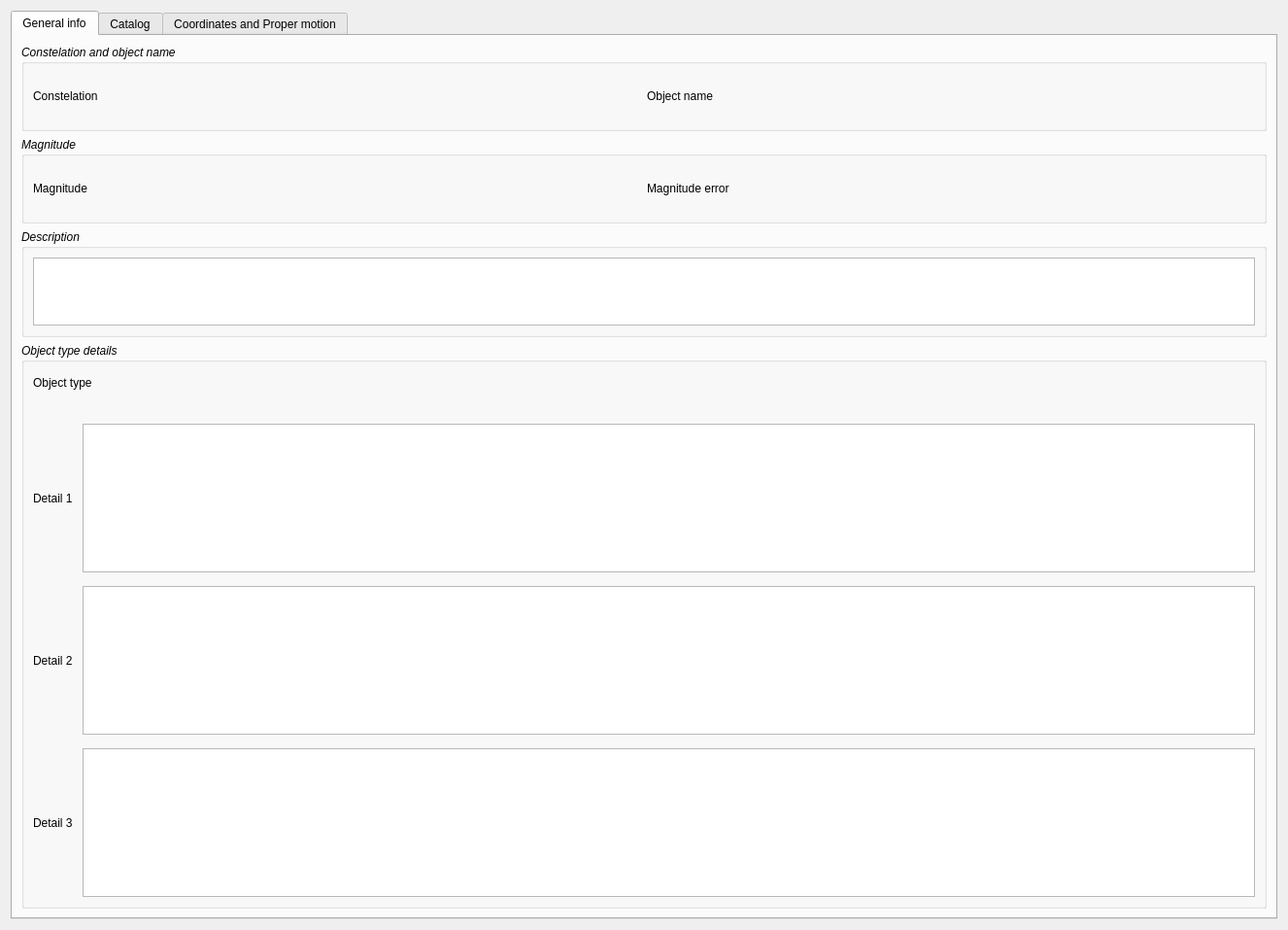
<?xml version="1.0" encoding="UTF-8"?>
<ui version="4.0">
 <class>tlinsWAstroDatabaseObject</class>
 <widget class="QWidget" name="tlinsWAstroDatabaseObject">
  <property name="geometry">
   <rect>
    <x>0</x>
    <y>0</y>
    <width>1326</width>
    <height>957</height>
   </rect>
  </property>
  <property name="sizePolicy">
   <sizepolicy hsizetype="MinimumExpanding" vsizetype="MinimumExpanding">
    <horstretch>0</horstretch>
    <verstretch>0</verstretch>
   </sizepolicy>
  </property>
  <property name="minimumSize">
   <size>
    <width>655</width>
    <height>530</height>
   </size>
  </property>
  <property name="maximumSize">
   <size>
    <width>16777215</width>
    <height>16777215</height>
   </size>
  </property>
  <property name="windowTitle">
   <string>Form</string>
  </property>
  <layout class="QFormLayout" name="formLayout_4">
   <item row="0" column="0" colspan="2">
    <widget class="QTabWidget" name="tabWidget">
     <property name="sizePolicy">
      <sizepolicy hsizetype="MinimumExpanding" vsizetype="MinimumExpanding">
       <horstretch>0</horstretch>
       <verstretch>0</verstretch>
      </sizepolicy>
     </property>
     <property name="minimumSize">
      <size>
       <width>655</width>
       <height>530</height>
      </size>
     </property>
     <property name="maximumSize">
      <size>
       <width>16777215</width>
       <height>16777215</height>
      </size>
     </property>
     <property name="sizeIncrement">
      <size>
       <width>0</width>
       <height>0</height>
      </size>
     </property>
     <property name="tabPosition">
      <enum>QTabWidget::North</enum>
     </property>
     <property name="tabShape">
      <enum>QTabWidget::Rounded</enum>
     </property>
     <property name="currentIndex">
      <number>0</number>
     </property>
     <property name="usesScrollButtons">
      <bool>true</bool>
     </property>
     <widget class="QWidget" name="tabGeneralInfo">
      <attribute name="title">
       <string>General info</string>
      </attribute>
      <layout class="QVBoxLayout" name="verticalLayout">
       <item>
        <widget class="QGroupBox" name="groupBox_3">
         <property name="font">
          <font>
           <weight>50</weight>
           <italic>true</italic>
           <bold>false</bold>
          </font>
         </property>
         <property name="title">
          <string>Constelation and object name</string>
         </property>
         <layout class="QGridLayout" name="gridLayout_12">
          <item row="0" column="0">
           <layout class="QGridLayout" name="gridLayout_11">
            <item row="0" column="0">
             <widget class="QLabel" name="label_18">
              <property name="font">
               <font>
                <weight>50</weight>
                <italic>false</italic>
                <bold>false</bold>
               </font>
              </property>
              <property name="text">
               <string>Constelation</string>
              </property>
             </widget>
            </item>
            <item row="0" column="1">
             <widget class="tlinsWConstelation" name="objConstelation" native="true">
              <property name="minimumSize">
               <size>
                <width>0</width>
                <height>48</height>
               </size>
              </property>
             </widget>
            </item>
            <item row="0" column="2">
             <widget class="QLabel" name="label_20">
              <property name="font">
               <font>
                <weight>50</weight>
                <italic>false</italic>
                <bold>false</bold>
               </font>
              </property>
              <property name="text">
               <string>Object name</string>
              </property>
             </widget>
            </item>
            <item row="0" column="3">
             <widget class="tlinsWObjectName" name="objName" native="true">
              <property name="minimumSize">
               <size>
                <width>0</width>
                <height>48</height>
               </size>
              </property>
             </widget>
            </item>
           </layout>
          </item>
         </layout>
        </widget>
       </item>
       <item>
        <widget class="QGroupBox" name="groupBox_4">
         <property name="font">
          <font>
           <italic>true</italic>
          </font>
         </property>
         <property name="title">
          <string>Magnitude</string>
         </property>
         <layout class="QGridLayout" name="gridLayout_7">
          <item row="0" column="0">
           <layout class="QGridLayout" name="gridLayout_13">
            <item row="0" column="2">
             <widget class="QLabel" name="label_21">
              <property name="font">
               <font>
                <weight>50</weight>
                <italic>false</italic>
                <bold>false</bold>
               </font>
              </property>
              <property name="text">
               <string>Magnitude error</string>
              </property>
             </widget>
            </item>
            <item row="0" column="0">
             <widget class="QLabel" name="label_19">
              <property name="font">
               <font>
                <italic>false</italic>
               </font>
              </property>
              <property name="text">
               <string>Magnitude</string>
              </property>
             </widget>
            </item>
            <item row="0" column="1">
             <widget class="tlinsWDecimalValue" name="magnitude" native="true">
              <property name="minimumSize">
               <size>
                <width>0</width>
                <height>48</height>
               </size>
              </property>
             </widget>
            </item>
            <item row="0" column="3">
             <widget class="tlinsWDecimalValue" name="magnitudeError" native="true">
              <property name="minimumSize">
               <size>
                <width>0</width>
                <height>48</height>
               </size>
              </property>
             </widget>
            </item>
           </layout>
          </item>
         </layout>
        </widget>
       </item>
       <item>
        <widget class="QGroupBox" name="gbDescription">
         <property name="font">
          <font>
           <italic>true</italic>
          </font>
         </property>
         <property name="title">
          <string>Description</string>
         </property>
         <layout class="QGridLayout" name="gridLayout_14">
          <item row="0" column="0">
           <widget class="QTextEdit" name="description"/>
          </item>
         </layout>
        </widget>
       </item>
       <item>
        <widget class="QGroupBox" name="gbObjectType">
         <property name="minimumSize">
          <size>
           <width>0</width>
           <height>95</height>
          </size>
         </property>
         <property name="font">
          <font>
           <italic>true</italic>
          </font>
         </property>
         <property name="title">
          <string>Object type details</string>
         </property>
         <layout class="QFormLayout" name="formLayout_5">
          <item row="0" column="0" colspan="2">
           <layout class="QFormLayout" name="formLayout_6">
            <item row="0" column="0">
             <widget class="QLabel" name="label_23">
              <property name="font">
               <font>
                <italic>false</italic>
               </font>
              </property>
              <property name="text">
               <string>Object type</string>
              </property>
             </widget>
            </item>
            <item row="0" column="1">
             <widget class="tlinsWAstroObjectType" name="objType" native="true">
              <property name="sizePolicy">
               <sizepolicy hsizetype="Expanding" vsizetype="Minimum">
                <horstretch>0</horstretch>
                <verstretch>0</verstretch>
               </sizepolicy>
              </property>
              <property name="minimumSize">
               <size>
                <width>310</width>
                <height>48</height>
               </size>
              </property>
              <property name="maximumSize">
               <size>
                <width>16777215</width>
                <height>35</height>
               </size>
              </property>
             </widget>
            </item>
           </layout>
          </item>
          <item row="1" column="0" colspan="2">
           <layout class="QGridLayout" name="gridLayout_17">
            <item row="0" column="0">
             <widget class="QLabel" name="label">
              <property name="minimumSize">
               <size>
                <width>45</width>
                <height>45</height>
               </size>
              </property>
              <property name="maximumSize">
               <size>
                <width>45</width>
                <height>45</height>
               </size>
              </property>
              <property name="font">
               <font>
                <italic>false</italic>
               </font>
              </property>
              <property name="text">
               <string>Detail 1</string>
              </property>
             </widget>
            </item>
            <item row="0" column="1">
             <widget class="QTextEdit" name="objectTypeDetails1">
              <property name="sizePolicy">
               <sizepolicy hsizetype="Expanding" vsizetype="MinimumExpanding">
                <horstretch>0</horstretch>
                <verstretch>0</verstretch>
               </sizepolicy>
              </property>
              <property name="minimumSize">
               <size>
                <width>0</width>
                <height>48</height>
               </size>
              </property>
              <property name="maximumSize">
               <size>
                <width>16777215</width>
                <height>16777215</height>
               </size>
              </property>
             </widget>
            </item>
           </layout>
          </item>
          <item row="3" column="0" colspan="2">
           <layout class="QGridLayout" name="gridLayout_18">
            <item row="0" column="1">
             <widget class="QTextEdit" name="objectTypeDetails2">
              <property name="sizePolicy">
               <sizepolicy hsizetype="Expanding" vsizetype="MinimumExpanding">
                <horstretch>0</horstretch>
                <verstretch>0</verstretch>
               </sizepolicy>
              </property>
              <property name="minimumSize">
               <size>
                <width>0</width>
                <height>48</height>
               </size>
              </property>
              <property name="maximumSize">
               <size>
                <width>16777215</width>
                <height>16777215</height>
               </size>
              </property>
             </widget>
            </item>
            <item row="0" column="0">
             <widget class="QLabel" name="label_2">
              <property name="minimumSize">
               <size>
                <width>45</width>
                <height>45</height>
               </size>
              </property>
              <property name="maximumSize">
               <size>
                <width>45</width>
                <height>45</height>
               </size>
              </property>
              <property name="font">
               <font>
                <italic>false</italic>
               </font>
              </property>
              <property name="text">
               <string>Detail 2 </string>
              </property>
             </widget>
            </item>
           </layout>
          </item>
          <item row="5" column="0" colspan="2">
           <layout class="QGridLayout" name="gridLayout_19">
            <item row="0" column="0">
             <widget class="QLabel" name="label_3">
              <property name="minimumSize">
               <size>
                <width>45</width>
                <height>45</height>
               </size>
              </property>
              <property name="maximumSize">
               <size>
                <width>45</width>
                <height>45</height>
               </size>
              </property>
              <property name="font">
               <font>
                <italic>false</italic>
               </font>
              </property>
              <property name="text">
               <string>Detail 3</string>
              </property>
             </widget>
            </item>
            <item row="0" column="1">
             <widget class="QTextEdit" name="objectTypeDetails3">
              <property name="sizePolicy">
               <sizepolicy hsizetype="Expanding" vsizetype="MinimumExpanding">
                <horstretch>0</horstretch>
                <verstretch>0</verstretch>
               </sizepolicy>
              </property>
              <property name="minimumSize">
               <size>
                <width>0</width>
                <height>48</height>
               </size>
              </property>
              <property name="maximumSize">
               <size>
                <width>16777215</width>
                <height>16777215</height>
               </size>
              </property>
             </widget>
            </item>
           </layout>
          </item>
          <item row="2" column="0">
           <spacer name="verticalSpacer">
            <property name="orientation">
             <enum>Qt::Vertical</enum>
            </property>
            <property name="sizeHint" stdset="0">
             <size>
              <width>20</width>
              <height>40</height>
             </size>
            </property>
           </spacer>
          </item>
          <item row="4" column="0">
           <spacer name="verticalSpacer_2">
            <property name="orientation">
             <enum>Qt::Vertical</enum>
            </property>
            <property name="sizeHint" stdset="0">
             <size>
              <width>20</width>
              <height>40</height>
             </size>
            </property>
           </spacer>
          </item>
         </layout>
        </widget>
       </item>
      </layout>
     </widget>
     <widget class="QWidget" name="tabCatalog">
      <attribute name="title">
       <string>Catalog</string>
      </attribute>
      <layout class="QGridLayout" name="gridLayout_10">
       <property name="leftMargin">
        <number>5</number>
       </property>
       <property name="topMargin">
        <number>5</number>
       </property>
       <property name="rightMargin">
        <number>5</number>
       </property>
       <property name="bottomMargin">
        <number>20</number>
       </property>
       <item row="0" column="0">
        <layout class="QGridLayout" name="gridLayout_3">
         <property name="topMargin">
          <number>6</number>
         </property>
         <property name="rightMargin">
          <number>8</number>
         </property>
         <property name="bottomMargin">
          <number>6</number>
         </property>
         <property name="horizontalSpacing">
          <number>6</number>
         </property>
         <property name="verticalSpacing">
          <number>0</number>
         </property>
         <item row="0" column="0">
          <widget class="QLabel" name="label_16">
           <property name="text">
            <string>Catalog</string>
           </property>
          </widget>
         </item>
         <item row="0" column="1">
          <widget class="tlinsWAstroCatalog" name="catalogID" native="true">
           <property name="minimumSize">
            <size>
             <width>310</width>
             <height>48</height>
            </size>
           </property>
           <property name="maximumSize">
            <size>
             <width>310</width>
             <height>16777215</height>
            </size>
           </property>
          </widget>
         </item>
         <item row="1" column="1">
          <widget class="tlinsWCatalogObjectType" name="objCatalogObjectId" native="true">
           <property name="minimumSize">
            <size>
             <width>0</width>
             <height>48</height>
            </size>
           </property>
           <property name="maximumSize">
            <size>
             <width>16777215</width>
             <height>16777215</height>
            </size>
           </property>
          </widget>
         </item>
         <item row="1" column="0">
          <widget class="QLabel" name="label_17">
           <property name="text">
            <string>Object catalog ID</string>
           </property>
          </widget>
         </item>
        </layout>
       </item>
       <item row="1" column="0">
        <widget class="QGroupBox" name="groupBox_2">
         <property name="sizePolicy">
          <sizepolicy hsizetype="Preferred" vsizetype="Expanding">
           <horstretch>0</horstretch>
           <verstretch>0</verstretch>
          </sizepolicy>
         </property>
         <property name="font">
          <font>
           <italic>true</italic>
          </font>
         </property>
         <property name="title">
          <string>Catalog Description</string>
         </property>
         <layout class="QGridLayout" name="gridLayout_4">
          <property name="leftMargin">
           <number>5</number>
          </property>
          <property name="topMargin">
           <number>5</number>
          </property>
          <property name="rightMargin">
           <number>5</number>
          </property>
          <property name="bottomMargin">
           <number>5</number>
          </property>
          <item row="0" column="0">
           <widget class="QTextEdit" name="catalogDescription">
            <property name="minimumSize">
             <size>
              <width>0</width>
              <height>0</height>
             </size>
            </property>
            <property name="maximumSize">
             <size>
              <width>16777215</width>
              <height>16777215</height>
             </size>
            </property>
           </widget>
          </item>
         </layout>
        </widget>
       </item>
      </layout>
     </widget>
     <widget class="QWidget" name="tabCoordinate">
      <attribute name="title">
       <string>Coordinates and Proper motion</string>
      </attribute>
      <layout class="QFormLayout" name="formLayout_3">
       <item row="0" column="0" colspan="2">
        <widget class="QGroupBox" name="groupBox">
         <property name="font">
          <font>
           <italic>true</italic>
          </font>
         </property>
         <property name="title">
          <string>Coordinates</string>
         </property>
         <layout class="QFormLayout" name="formLayout">
          <item row="0" column="0" colspan="2">
           <layout class="QGridLayout" name="gridLayout_9">
            <item row="0" column="2">
             <widget class="QLabel" name="label_13">
              <property name="text">
               <string>DC</string>
              </property>
             </widget>
            </item>
            <item row="0" column="0">
             <widget class="QLabel" name="label_12">
              <property name="text">
               <string>RA</string>
              </property>
             </widget>
            </item>
            <item row="0" column="1">
             <widget class="tlinsWCoordinateHourAngle" name="ra" native="true">
              <property name="minimumSize">
               <size>
                <width>0</width>
                <height>48</height>
               </size>
              </property>
             </widget>
            </item>
            <item row="0" column="3">
             <widget class="tlinsWCoordinateDeclination" name="dc" native="true">
              <property name="minimumSize">
               <size>
                <width>0</width>
                <height>48</height>
               </size>
              </property>
             </widget>
            </item>
           </layout>
          </item>
         </layout>
        </widget>
       </item>
       <item row="1" column="0" colspan="2">
        <widget class="QGroupBox" name="groupBox_5">
         <property name="font">
          <font>
           <italic>true</italic>
          </font>
         </property>
         <property name="title">
          <string>Coordinate errors</string>
         </property>
         <layout class="QFormLayout" name="formLayout_2">
          <item row="0" column="0" colspan="2">
           <layout class="QGridLayout" name="gridLayout_6">
            <item row="0" column="2">
             <widget class="QLabel" name="label_9">
              <property name="text">
               <string>Min Error (DC)</string>
              </property>
             </widget>
            </item>
            <item row="0" column="0">
             <widget class="QLabel" name="label_8">
              <property name="text">
               <string>Min Error (RA)</string>
              </property>
             </widget>
            </item>
            <item row="1" column="2">
             <widget class="QLabel" name="label_11">
              <property name="text">
               <string>Mean Error (DC)</string>
              </property>
             </widget>
            </item>
            <item row="1" column="0">
             <widget class="QLabel" name="label_10">
              <property name="text">
               <string>Mean Error (RA)</string>
              </property>
             </widget>
            </item>
            <item row="0" column="1">
             <widget class="tlinsWDecimalValue" name="raMinErr" native="true">
              <property name="minimumSize">
               <size>
                <width>0</width>
                <height>48</height>
               </size>
              </property>
             </widget>
            </item>
            <item row="0" column="3">
             <widget class="tlinsWDecimalValue" name="dcMinErr" native="true">
              <property name="minimumSize">
               <size>
                <width>0</width>
                <height>48</height>
               </size>
              </property>
             </widget>
            </item>
            <item row="1" column="1">
             <widget class="tlinsWDecimalValue" name="raMeanErr" native="true">
              <property name="minimumSize">
               <size>
                <width>0</width>
                <height>48</height>
               </size>
              </property>
             </widget>
            </item>
            <item row="1" column="3">
             <widget class="tlinsWDecimalValue" name="dcMeanErr" native="true">
              <property name="minimumSize">
               <size>
                <width>0</width>
                <height>48</height>
               </size>
              </property>
             </widget>
            </item>
           </layout>
          </item>
         </layout>
        </widget>
       </item>
       <item row="2" column="0" colspan="2">
        <widget class="QGroupBox" name="groupBox_7">
         <property name="font">
          <font>
           <italic>true</italic>
          </font>
         </property>
         <property name="title">
          <string>Central epoch</string>
         </property>
         <layout class="QGridLayout" name="gridLayout_5">
          <item row="0" column="0">
           <layout class="QGridLayout" name="gridLayout_8">
            <item row="0" column="1">
             <widget class="tlinsWDecimalValue" name="centralEpochRa" native="true">
              <property name="minimumSize">
               <size>
                <width>0</width>
                <height>48</height>
               </size>
              </property>
             </widget>
            </item>
            <item row="0" column="0">
             <widget class="QLabel" name="label_6">
              <property name="text">
               <string>Central epoch (RA)</string>
              </property>
             </widget>
            </item>
            <item row="0" column="2">
             <widget class="QLabel" name="label_7">
              <property name="text">
               <string>Central epoch (DC)</string>
              </property>
             </widget>
            </item>
            <item row="0" column="3">
             <widget class="tlinsWDecimalValue" name="centralEpochDc" native="true">
              <property name="minimumSize">
               <size>
                <width>0</width>
                <height>48</height>
               </size>
              </property>
             </widget>
            </item>
           </layout>
          </item>
         </layout>
        </widget>
       </item>
       <item row="3" column="0" colspan="2">
        <widget class="QGroupBox" name="groupBox_6">
         <property name="font">
          <font>
           <italic>true</italic>
          </font>
         </property>
         <property name="title">
          <string>Proper motion</string>
         </property>
         <layout class="QGridLayout" name="gridLayout">
          <item row="0" column="0">
           <layout class="QGridLayout" name="gridLayout_2">
            <item row="0" column="2">
             <widget class="QLabel" name="label_25">
              <property name="text">
               <string>[mas/year]</string>
              </property>
              <property name="alignment">
               <set>Qt::AlignRight|Qt::AlignTrailing|Qt::AlignVCenter</set>
              </property>
             </widget>
            </item>
            <item row="0" column="4">
             <widget class="tlinsWDecimalValue" name="pmDc" native="true">
              <property name="minimumSize">
               <size>
                <width>0</width>
                <height>48</height>
               </size>
              </property>
             </widget>
            </item>
            <item row="0" column="1">
             <widget class="tlinsWDecimalValue" name="pmRa" native="true">
              <property name="minimumSize">
               <size>
                <width>0</width>
                <height>48</height>
               </size>
              </property>
             </widget>
            </item>
            <item row="1" column="3">
             <widget class="QLabel" name="label_15">
              <property name="text">
               <string>Error (DC)</string>
              </property>
             </widget>
            </item>
            <item row="1" column="0">
             <widget class="QLabel" name="label_14">
              <property name="text">
               <string>Error (RA)</string>
              </property>
             </widget>
            </item>
            <item row="0" column="0">
             <widget class="QLabel" name="label_4">
              <property name="text">
               <string>Proper motion (RA)</string>
              </property>
             </widget>
            </item>
            <item row="0" column="3">
             <widget class="QLabel" name="label_5">
              <property name="text">
               <string>Proper motion (DC)</string>
              </property>
             </widget>
            </item>
            <item row="1" column="1">
             <widget class="tlinsWDecimalValue" name="pmRaErr" native="true">
              <property name="minimumSize">
               <size>
                <width>0</width>
                <height>48</height>
               </size>
              </property>
             </widget>
            </item>
            <item row="1" column="4">
             <widget class="tlinsWDecimalValue" name="pmDcErr" native="true">
              <property name="minimumSize">
               <size>
                <width>0</width>
                <height>48</height>
               </size>
              </property>
             </widget>
            </item>
            <item row="0" column="5">
             <widget class="QLabel" name="label_26">
              <property name="text">
               <string>[mas/year]</string>
              </property>
              <property name="alignment">
               <set>Qt::AlignRight|Qt::AlignTrailing|Qt::AlignVCenter</set>
              </property>
             </widget>
            </item>
           </layout>
          </item>
         </layout>
        </widget>
       </item>
       <item row="4" column="0" colspan="2">
        <widget class="QGroupBox" name="groupBox_8">
         <property name="font">
          <font>
           <italic>true</italic>
          </font>
         </property>
         <property name="title">
          <string>Other</string>
         </property>
         <layout class="QHBoxLayout" name="horizontalLayout">
          <item>
           <layout class="QGridLayout" name="gridLayout_15">
            <item row="0" column="1">
             <widget class="tlinsWDecimalValue" name="radialVelocity" native="true">
              <property name="minimumSize">
               <size>
                <width>0</width>
                <height>48</height>
               </size>
              </property>
             </widget>
            </item>
            <item row="0" column="0">
             <widget class="QLabel" name="label_22">
              <property name="text">
               <string>Radial velocity</string>
              </property>
             </widget>
            </item>
            <item row="1" column="0">
             <widget class="QLabel" name="label_24">
              <property name="text">
               <string>Parallex</string>
              </property>
             </widget>
            </item>
            <item row="1" column="1">
             <widget class="tlinsWDecimalValue" name="parallex" native="true">
              <property name="minimumSize">
               <size>
                <width>0</width>
                <height>48</height>
               </size>
              </property>
             </widget>
            </item>
           </layout>
          </item>
         </layout>
        </widget>
       </item>
      </layout>
     </widget>
    </widget>
   </item>
  </layout>
 </widget>
 <customwidgets>
  <customwidget>
   <class>tlinsWDecimalValue</class>
   <extends>QWidget</extends>
   <header location="global">tlinswdecimalvalue.h</header>
   <container>1</container>
  </customwidget>
  <customwidget>
   <class>tlinsWCoordinateDeclination</class>
   <extends>QWidget</extends>
   <header>tlinswcoordinatedeclination.h</header>
   <container>1</container>
  </customwidget>
  <customwidget>
   <class>tlinsWCoordinateHourAngle</class>
   <extends>QWidget</extends>
   <header>tlinswcoordinatehourangle.h</header>
   <container>1</container>
  </customwidget>
  <customwidget>
   <class>tlinsWAstroCatalog</class>
   <extends>QWidget</extends>
   <header location="global">tlinswastrocatalog.h</header>
   <container>1</container>
  </customwidget>
  <customwidget>
   <class>tlinsWAstroObjectType</class>
   <extends>QWidget</extends>
   <header>tlinswastroobjecttype.h</header>
   <container>1</container>
  </customwidget>
  <customwidget>
   <class>tlinsWCatalogObjectType</class>
   <extends>QWidget</extends>
   <header>tlinswcatalogobjecttype.h</header>
   <container>1</container>
  </customwidget>
  <customwidget>
   <class>tlinsWObjectName</class>
   <extends>QWidget</extends>
   <header>tlinswobjectname.h</header>
   <container>1</container>
  </customwidget>
  <customwidget>
   <class>tlinsWConstelation</class>
   <extends>QWidget</extends>
   <header>tlinswconstelation.h</header>
   <container>1</container>
  </customwidget>
 </customwidgets>
 <resources/>
 <connections/>
</ui>
